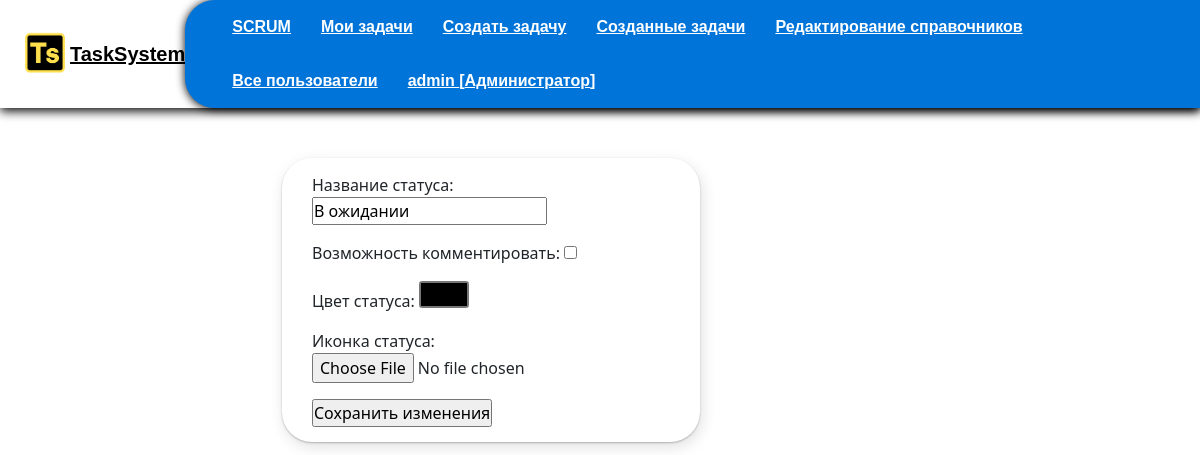
Page /edit_directory/edit_status/1 (signed in) on the earlier database version.
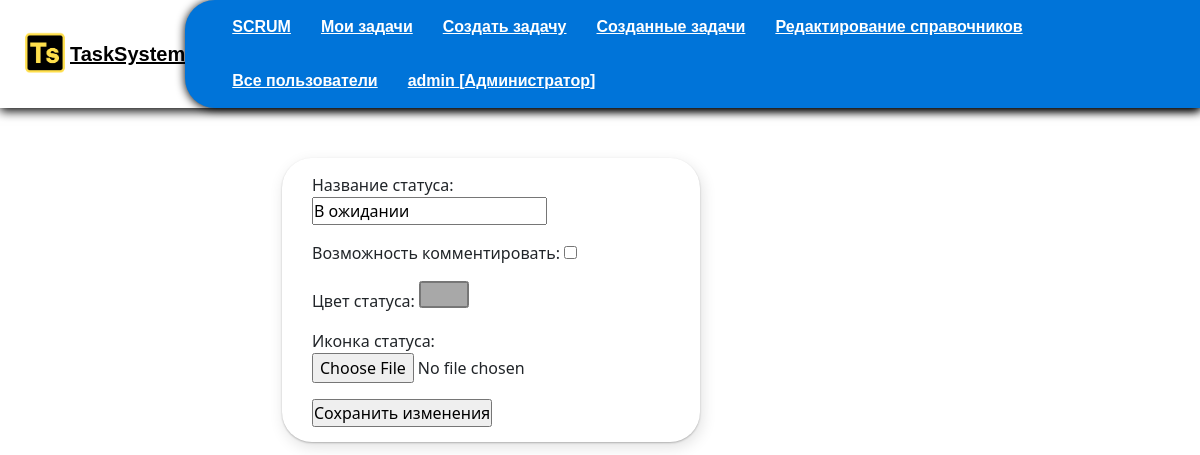
Same page on the later database version.
### edit_directory/models.py (models this page shows, shortened)
class Status(models.Model):
    COLOR_CHOICES = [
        ("GR", "Зеленый"),
        ("RD", "Красный"),
        ("YE", "Желтый"),
        ("DR", "Серый")
    ]
    COLOR_PALETTE = [
        ("#FFFFFF", "white", ),
        ("#000000", "black", ),
    ]
    name = models.CharField(verbose_name="Название статуса", max_length=50, default=None)
    comment_is_active = models.BooleanField(verbose_name="Возможность комментировать", default=False)
    color_status = models.CharField(verbose_name="Цвет статуса", max_length=7, default= "#000000")
    image_status = models.ImageField(verbose_name="Иконка статуса", upload_to='image_status/', default=None, blank=True)
    next_status = models.ManyToManyField('self', blank=True)

### edit_directory/views.py (the view)
# urls.py: path("edit_status/<int:status_id>", edit_directory.edit_status, name='edit_status'),
@user_passes_test(lambda u: u.is_superuser)
def edit_status(request, status_id):
    try:
        right = Right.objects.get(user_id=request.user)
    except:
        right = None
    status=Status.objects.get(id=status_id)
    form = StatusForm(instance=status)
    if request.method == "POST":
        form = StatusForm(data=request.POST, instance=status)
        if form.is_valid():
            form.save()
        return HttpResponseRedirect(reverse('edit_directory:directory_view'))
    return render(request, 'edit_directory/edit_status.html', context={
        "right":right,
        'form': form
    })

### edit_directory/forms.py
class StatusForm(forms.ModelForm):
    class Meta:
        model = Status
        fields = ('name', 'comment_is_active', 'color_status', 'image_status')
        widgets = {
            'color_status': TextInput(attrs={'type': 'color'}),
        }

### mainapp/templates/edit_directory/edit_status.html (shortened to what this page needs)
{% load static %}
{% include 'mainapp/includes/menu_inc.html' %}
<div class='page_style'>
    <div class='main_page'>
<form method="post" class='third'>
   {{form.as_p}}
    <input type="submit" value="Сохранить изменения">
</form>
</div>
</div>

Differences in the rows shown:
changed Status "В ожидании": color_status "#000000" → "#a8a8a8"
